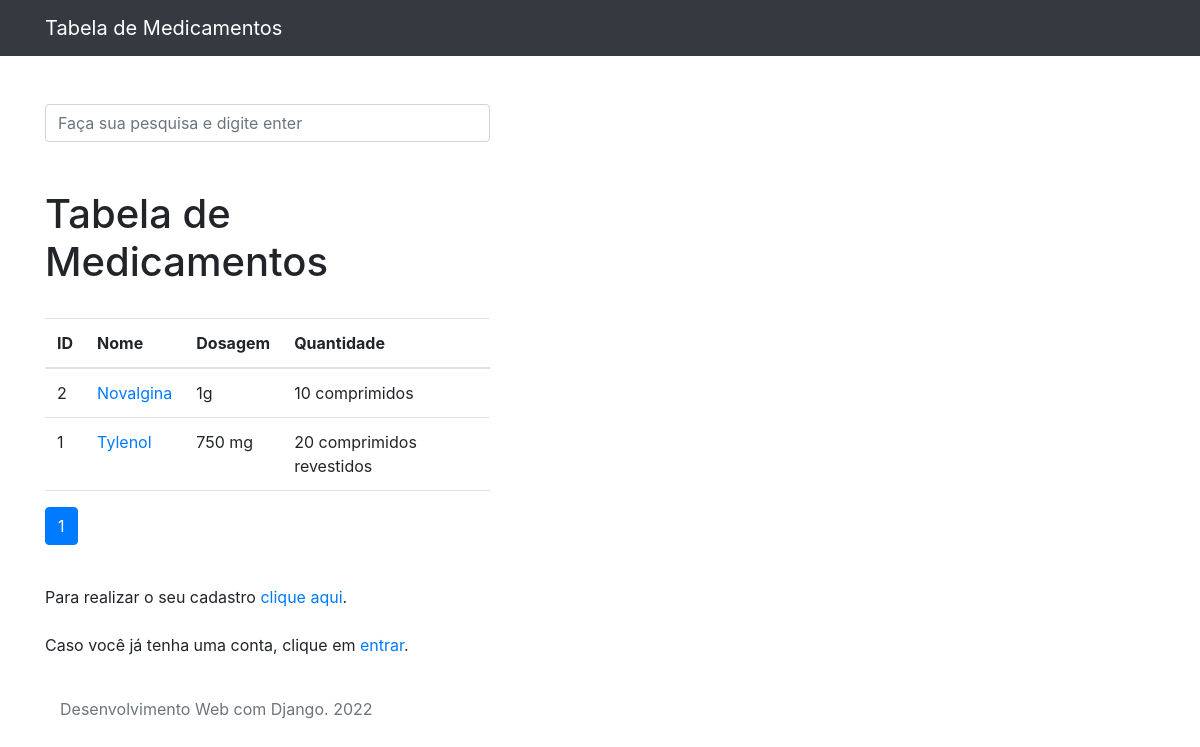
The page / on the database its author committed.
### remedios/models.py (models this page shows, shortened)
class Remedio(models.Model):
    nome = models.CharField(max_length=255)
    ean = models.CharField(max_length=255)
    marca = models.CharField(max_length=255)
    quantidade = models.CharField(max_length=255)
    principio_ativo = models.CharField(max_length=255)
    dosagem = models.CharField(max_length=255)
    descricao = models.TextField(max_length=255)
    data_criacao = models.DateTimeField(default=timezone.now)
    foto = models.ImageField(blank=True, upload_to='fotos/%Y/%m')
    categoria = models.ForeignKey(Categoria, on_delete=models.DO_NOTHING, null=True)

### remedios/views.py (the view)
# urls.py: path('', views.index, name='index'),
def index(request):
    remedios = Remedio.objects.order_by('-id')
    paginator = Paginator(remedios, 5)
    page = request.GET.get('p')
    remedios = paginator.get_page(page)
    return render(request, 'remedios/index.html', {'remedios': remedios})

### remedios/templates/remedios/index.html
{% extends 'base.html' %}
{% load static %}
{% block conteudo %}
<h1 class="mt-5">Tabela de Medicamentos</h1>
<br>
        <table class="table">
          <thead>
            <tr>
              <th>ID</th>
              <th>Nome</th>
              <th>Dosagem</th>
              <th>Quantidade</th>
            </tr>
          </thead>
          <tbody>
          {% for remedio in remedios %}
            <tr>
              <td>
                {{ remedio.id }}
              </td>
              <td>
                <a href="{% url 'ver_remedio' remedio.id %}">{{ remedio.nome }}</a>
              </td>
              <td>{{ remedio.dosagem }}</td>
              <td>{{ remedio.quantidade }}</td>
            </tr>
          {% endfor %}
          </tbody>
        </table>
<nav aria-label="Page navigation example">
  <ul class="pagination">
    {% for pagina in remedios.paginator.page_range %}
    {% if remedios.number == pagina %}
    <li class="page-item active"><a class="page-link" href="?p={{ pagina }}&termo={{ request.GET.termo }}">{{pagina}}</a></li>
    {% else %}
    <li class="page-item"><a class="page-link" href="?p={{ pagina }}&termo={{ request.GET.termo }}">{{pagina}}</a></li>
    {% endif %}
    {% endfor %}
  </ul>
</nav>
<br>
<p>
  Para realizar o seu cadastro
  <a href="{% url 'cadastro' %}">clique aqui</a>.
  <br>
  <br>
  Caso você já tenha uma conta, clique em
  <a href="{% url 'login' %}">entrar</a>.
</p>
{% endblock %}

### rows shown on the page
Remedio: id "2", nome "Novalgina", dosagem "1g", quantidade "10 comprimidos"
Remedio: id "1", nome "Tylenol", dosagem "750 mg", quantidade "20 comprimidos revestidos"

### other values the page prints
{{ pagina }} "1"
